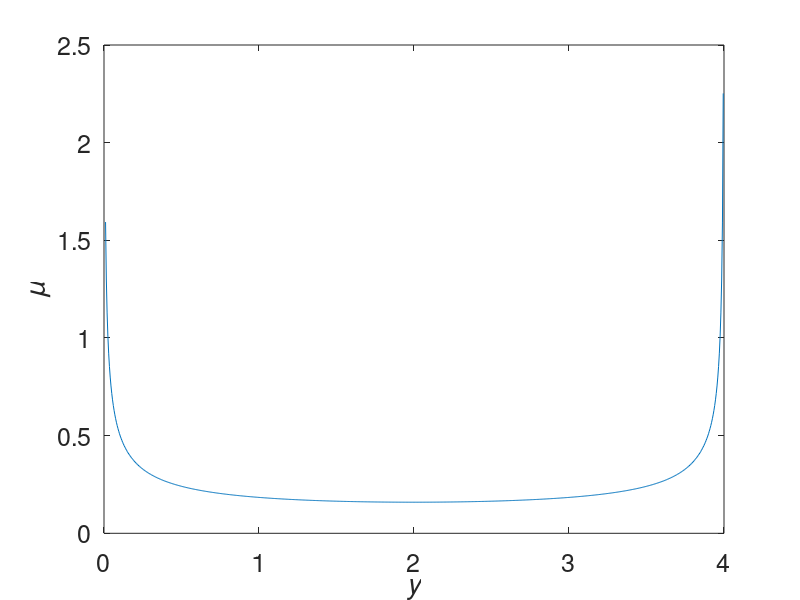

MATLAB code to generate this figure:
%FIG51  Plot of 1-dimensional density function for 
%       the discrete Laplacian

%Kai Borre April 27, 1998
%Copyright (c) by Kai Borre
%$Revision: 1.0 $  $Date: 2000/12/16 $

x = 0.01:.005:3.999;
my = 1 ./(pi*sqrt(x.*(4-x)));

plot(x,my)
xlabel('\ity','FontSize',18)
ylabel('\it\mu','FontSize',18,'VerticalAlignment','Bottom')
set(gca,'FontSize',18)
print -deps fig51
%%%%%%%%%%%%%%%% end fig51.m  %%%%%%%%%%%%%%%%%
